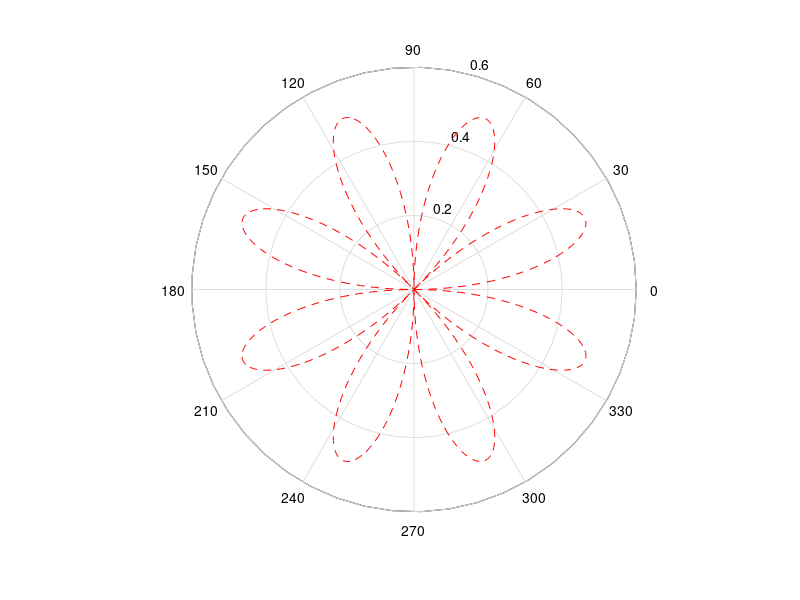

Source code (MATLAB):
%% Simple Polar Plot
% Create a simple polar plot using a dashed red line.

% Copyright 2015 The MathWorks, Inc.


theta = 0:0.01:2*pi;
rho = sin(2*theta).*cos(2*theta);

figure
polar(theta,rho,'--r')

